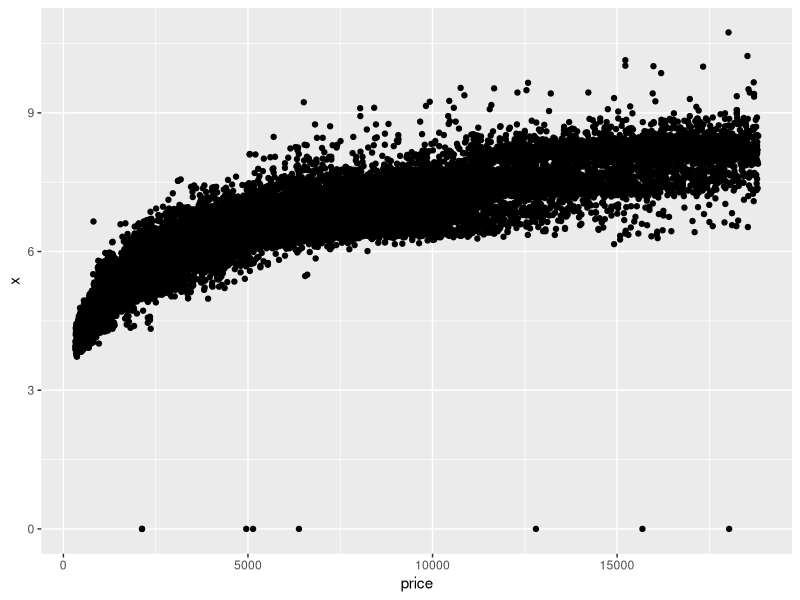
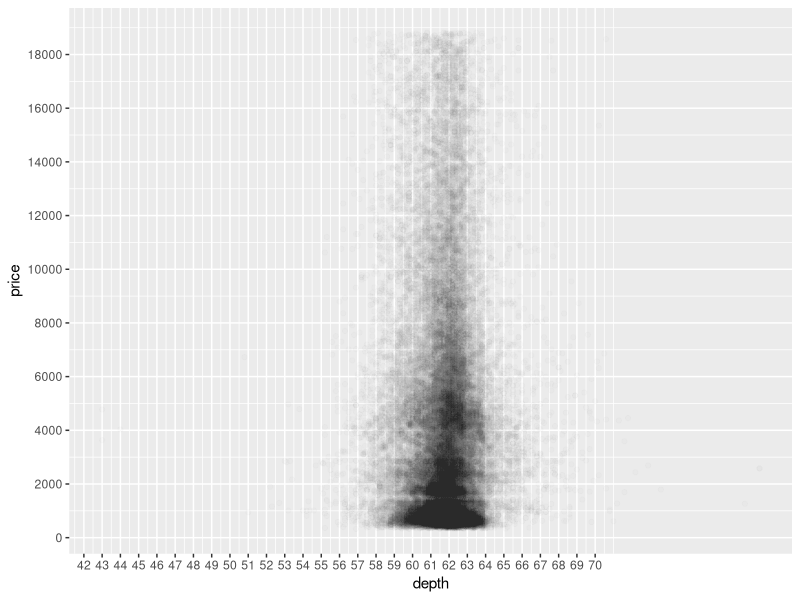
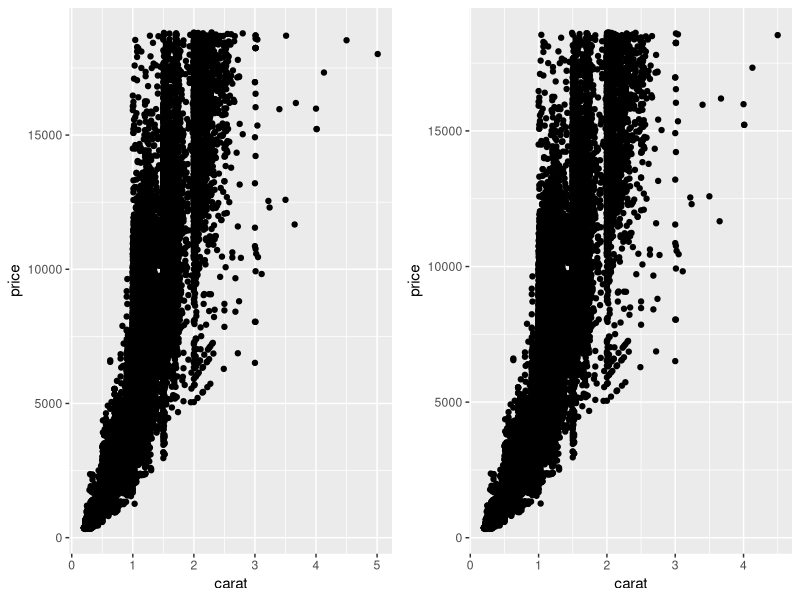

Generate these figures, in order, with R:
install.packages('ggplot2')
library(ggplot2)
data(diamonds)

# Quiz 1, 2
ggplot(data=diamonds, aes(x=price, y=x)) +
  geom_point()

# Quiz 3
cor.test(diamonds$price, diamonds$x)
cor.test(diamonds$price, diamonds$y)
cor.test(diamonds$price, diamonds$z)

# Quiz 4, 5, 6
ggplot(data=diamonds, aes(y=price, x=depth)) +
  geom_point(alpha= 1/100) +
  scale_y_continuous(breaks = seq(0, 20000, by = 2000)) +
  scale_x_continuous(breaks = seq(40, 70, by = 1))

# Quiz 7
cor.test(diamonds$price, diamonds$depth)

# Quiz 8
p1 <- ggplot(aes(y=price, x=carat), data=diamonds) +
  geom_point()

p2 <- ggplot(aes(y=price, x=carat), data=subset(diamonds, (price <= 18635 & carat <= 4.96))) +
  geom_point()

install.packages('gridExtra')
library(gridExtra)

grid.arrange(p1, p2, ncol=2)
